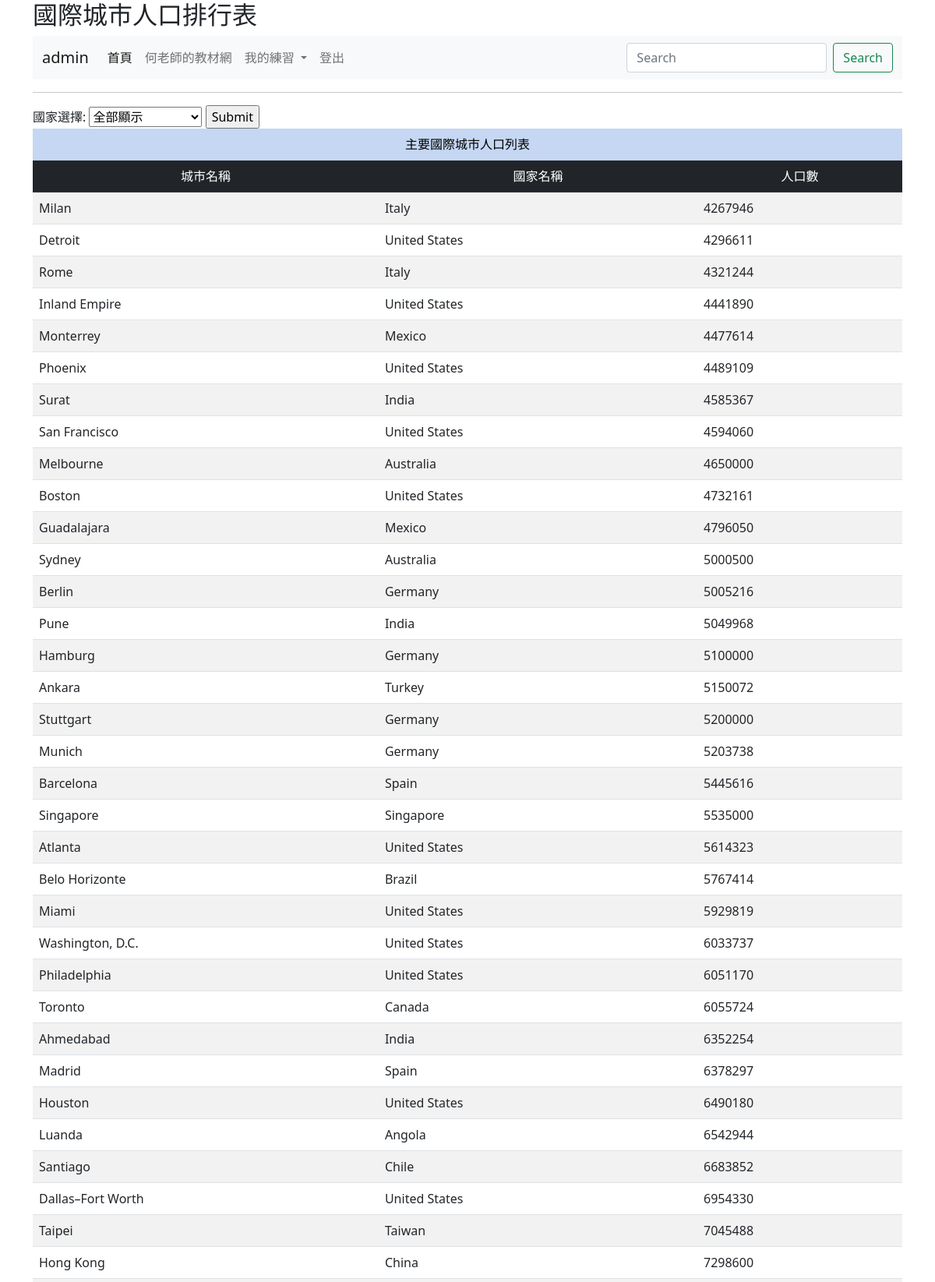
Page /rank/ (signed in, upper part) on the committed database.
### mysite/models.py (models this page shows, shortened)
class City(models.Model):
	name = models.CharField(max_length = 50)
	population = models.IntegerField()
	country = models.ForeignKey(Country, on_delete = models.CASCADE)

class Country(models.Model):
	country_id = models.IntegerField()
	name = models.CharField(max_length = 50)
	def __str__(self):
		return self.name

### mysite/views.py (the view)
# urls.py: path('rank/', views.rank),
@login_required(login_url = "/admin/login/")
def rank(request):
	if request.method == 'POST':
		id = request.POST["id"]
		if id.strip() == "999":
			return redirect("/rank/")
		try:
			country = Country.objects.get(id = id)
		except:
			return redirect("/rank/")
		cities = City.objects.filter(country=country)
	else:
		cities = City.objects.all().order_by('population')
	countries = Country.objects.all()
	return render(request, 'rank.html',locals())

### templates/rank.html (shortened to what this page needs)
{% extends "base.html"%}
{% block main %}
	<hr>
	<form action="/rank/" method="POST">
		國家選擇:
		<select name="id">
			<option value="999">全部顯示</option>
		</select>
		<input type="submit" name="送出">
	</form>
	<table class="table table-striped">
		<tr class="table-primary">
			<td colspan="3" align="center">主要國際城市人口列表</td>
		</tr>
		<tr class="table-dark">
			<td align="center">城市名稱</td><td align="center">國家名稱</td><td align="center">人口數</td>
		</tr>
		{% for city in cities %}
		<tr>
			<td>{{ city.name }}</td>
			<td>{{ city.country }}</td>
			<td>{{ city.population }}</td>
		</tr>
		{% endfor %}
	</table>
{% endblock %}

### templates/base.html (shortened to what this page needs)
<!doctype html>
<html>
  <head>
    <link href="https://cdn.jsdelivr.net/npm/bootstrap@5.0.2/dist/css/bootstrap.min.css" rel="stylesheet">
  </head>
  <body>
  	<div class = "container">
	    <h2>{% block headmessage %}{% endblock%}</h2>
      {% include  "menu.html" %}
      {% block main %} {% endblock %}
	</div>
  </body>
</html>

### templates/menu.html (shortened to what this page needs)
<nav class="navbar navbar-expand-lg navbar-light bg-light">
  <div class="container-fluid">
    <a class="navbar-brand" href="#">
    {% if request.user.is_authenticated %}
     {{request.user.username}}
    {% else %}
      訪客
    {% endif %}
    </a>
    <div class="collapse navbar-collapse" id="navbarSupportedContent">
      <ul class="navbar-nav me-auto mb-2 mb-lg-0">
        <li class="nav-item">
          <a class="nav-link active" aria-current="page" href="#">首頁</a>
        </li>
        <li class="nav-item">
          <a class="nav-link" href="https://104.es">何老師的教材網</a>
        </li>
        <li class="nav-item dropdown">
          <a class="nav-link dropdown-toggle" href="#" id="navbarDropdown" role="button" data-bs-toggle="dropdown" aria-expanded="false">
            我的練習
          </a>
        </li>
        {% if request.user.is_authenticated %}
          <li class="nav-item">
          <a class="nav-link" href="/mylogout/" tabindex="-1">登出</a>
          </li>
        {% else %}
        <li class="nav-item">
          <a class="nav-link" href="/admin/login/?next=/" tabindex="-1">登入</a>
        </li>
        {% endif %}
      </ul>
      <form class="d-flex">
        <input class="form-control me-2" type="search" placeholder="Search" aria-label="搜尋">
        <button class="btn btn-outline-success" type="submit">Search</button>
      </form>
    </div>
  </div>
</nav>

### rows in the picture
City: name "Milan", country "Italy", population "4267946"
City: name "Detroit", country "United States", population "4296611"
City: name "Rome", country "Italy", population "4321244"
City: name "Inland Empire", country "United States", population "4441890"
City: name "Monterrey", country "Mexico", population "4477614"
City: name "Phoenix", country "United States", population "4489109"
City: name "Surat", country "India", population "4585367"
City: name "San Francisco", country "United States", population "4594060"
City: name "Melbourne", country "Australia", population "4650000"
City: name "Boston", country "United States", population "4732161"
City: name "Guadalajara", country "Mexico", population "4796050"
City: name "Sydney", country "Australia", population "5000500"
City: name "Berlin", country "Germany", population "5005216"
City: name "Pune", country "India", population "5049968"
City: name "Hamburg", country "Germany", population "5100000"
City: name "Ankara", country "Turkey", population "5150072"
City: name "Stuttgart", country "Germany", population "5200000"
City: name "Munich", country "Germany", population "5203738"
City: name "Barcelona", country "Spain", population "5445616"
City: name "Singapore", country "Singapore", population "5535000"
City: name "Atlanta", country "United States", population "5614323"
City: name "Belo Horizonte", country "Brazil", population "5767414"
City: name "Miami", country "United States", population "5929819"
City: name "Washington, D.C.", country "United States", population "6033737"
City: name "Philadelphia", country "United States", population "6051170"
City: name "Toronto", country "Canada", population "6055724"
City: name "Ahmedabad", country "India", population "6352254"
City: name "Madrid", country "Spain", population "6378297"
City: name "Houston", country "United States", population "6490180"
City: name "Luanda", country "Angola", population "6542944"
City: name "Santiago", country "Chile", population "6683852"
City: name "Dallas–Fort Worth", country "United States", population "6954330"
City: name "Taipei", country "Taiwan", population "7045488"
City: name "Hong Kong", country "China", population "7298600"

### other values in the picture
{{ request.user.username }} "admin"
